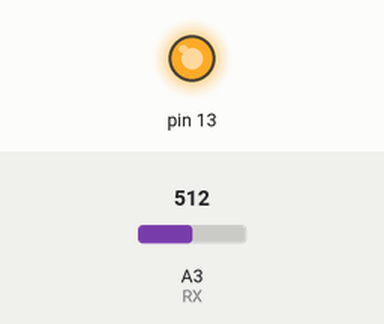
Simulated run of this program. Board: Arduino Uno, built with avr-gcc and run on an emulated ATmega328P. On the bench: output pins drawn as LEDs (lit = HIGH). Inputs (shaded band) come from the test bench; at power-on: A3 (RX) = 512. What the program prints to the serial monitor is not drawn.

Above: at 0.1 s.
Timing chart, 0 to 1.6 s (numbered marks = the images above):
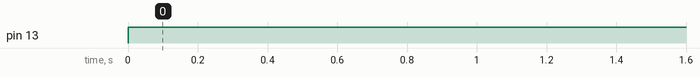

Measured:
- by itself, pin 13: LOW → HIGH at 0.00 s

The program:

main.cpp
```cpp
#include <Arduino.h>

int RX = 3;
int pin_led = 0;
int pin_state= 0;
unsigned long counter = 0;
unsigned long prev_counter = 0;
long DELAY = 0;
float freq = 0;


unsigned long previousMillis = 0;

void setup()
{
  // put your setup code here, to run once:
  Serial.begin(9600);
  pinMode(RX,INPUT);
  pinMode(13,OUTPUT);
  Serial.println("Hello");
}

void loop()
{
  // put your main code here, to run repeatedly:
  unsigned long currentMillis = millis();
  if(currentMillis - previousMillis >= 100){

      previousMillis += 100;
      if(DELAY > 800 && DELAY < 1200)
      {
       Serial.println("Button 1");
       Serial.println("");
      }
      if(DELAY > 1300 && DELAY < 1700)
      {
       Serial.println("Button 2");
       Serial.println("");
      }
  }


 if(analogRead(RX) > 700 && pin_state== 0)
 {
  pin_state=1;
  prev_counter = micros();
 }

 if(analogRead(RX) < 700 && pin_state== 1)
 {
  pin_state=0;
  counter = micros();
  DELAY = counter - prev_counter;
 }

  if(DELAY > 2000)
  {
    digitalWrite(13,LOW);
  }
  if(DELAY < 1500)
  {
    digitalWrite(13,HIGH);
  }

}
```
